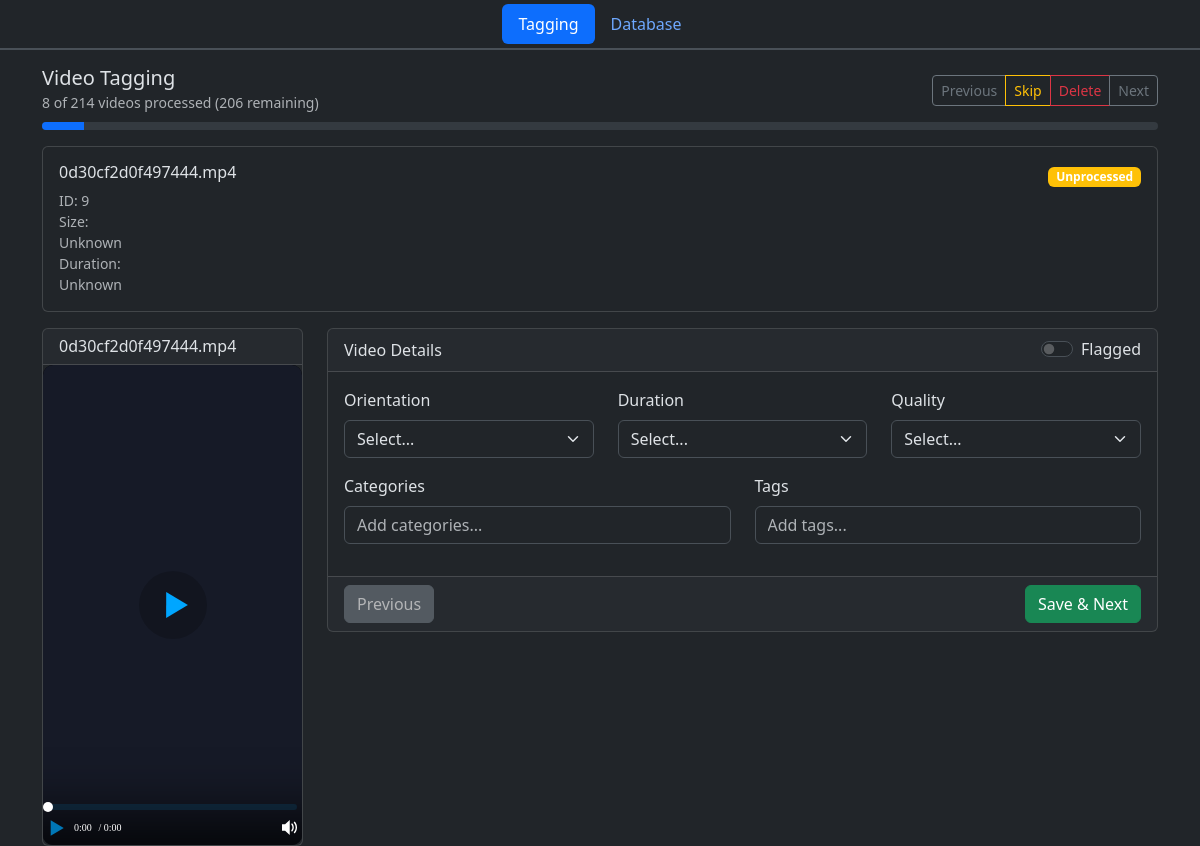
/?video=9, run on the app's committed database.
### tables this page shows
CREATE TABLE videos (
            id INTEGER PRIMARY KEY,
            file_name TEXT UNIQUE,
            file_path TEXT,
            duration INTEGER,
            width INTEGER,
            height INTEGER,
            orientation TEXT,
            quality TEXT,
            is_processed INTEGER DEFAULT 0,
            flagged INTEGER DEFAULT 0,
            created_at DATETIME DEFAULT CURRENT_TIMESTAMP
        );

### includes/helpers.php (called while the page is built, shortened)
<?php
function getVideoMetadata($videoPath) {
    $metadata = [
        'duration' => 0,
        'width' => 0,
        'height' => 0,
        'size' => 0,
        'orientation' => 'unknown'
    ];
    if (!file_exists($videoPath)) {
        return $metadata;
    }
    return $metadata;
}
function formatDuration($seconds) {
    if ($seconds <= 0) return 'Unknown';
}
function formatFileSize($bytes) {
    if ($bytes <= 0) return 'Unknown';
    $units = ['B', 'KB', 'MB', 'GB', 'TB'];
    $bytes = max($bytes, 0);
    $pow = floor(($bytes ? log($bytes) : 0) / log(1024));
    $pow = min($pow, count($units) - 1);
    $bytes /= pow(1024, $pow);
    return round($bytes, 2) . ' ' . $units[$pow];
}
?>

### index.php (the view, shortened to what this page needs)
<?php
require_once 'config.php';
$videoId = isset($_GET['video']) ? intval($_GET['video']) : 0;
if ($videoId > 0) {
    $stmt = $db->prepare('SELECT * FROM videos WHERE id = ?');
    $stmt->bindValue(1, $videoId, SQLITE3_INTEGER);
    $result = $stmt->execute();
    $currentVideo = $result ? $result->fetchArray(SQLITE3_ASSOC) : null;
}
$prevVideo = null;
$nextVideo = null;
if ($currentVideo) {
    $stmt = $db->prepare('SELECT * FROM videos WHERE id < ? ORDER BY id DESC LIMIT 1');
    $stmt->bindValue(1, $currentVideo['id'], SQLITE3_INTEGER);
    $result = $stmt->execute();
    $prevVideo = $result ? $result->fetchArray(SQLITE3_ASSOC) : null;
    $stmt = $db->prepare('SELECT * FROM videos WHERE id > ? AND is_processed = 0 ORDER BY id ASC LIMIT 1');
    $stmt->bindValue(1, $currentVideo['id'], SQLITE3_INTEGER);
    $result = $stmt->execute();
    $nextVideo = $result ? $result->fetchArray(SQLITE3_ASSOC) : null;
}
$videoMetadata = [];
if ($currentVideo) {
    $videoMetadata = getVideoMetadata($currentVideo['file_path']);
}
$totalVideos = $db->querySingle('SELECT COUNT(*) FROM videos');
$processedVideos = $db->querySingle('SELECT COUNT(*) FROM videos WHERE is_processed = 1');
$remainingVideos = $totalVideos - $processedVideos;
$progressPercent = $totalVideos > 0 ? ($processedVideos / $totalVideos * 100) : 0;
?>
<!DOCTYPE html>
<html lang="en">
<head>
    <link href="https://cdn.jsdelivr.net/npm/bootstrap@5.3.8/dist/css/bootstrap.min.css" rel="stylesheet">
    <link href="https://cdn.jsdelivr.net/npm/@yaireo/tagify/dist/tagify.css" rel="stylesheet" type="text/css" />
</head>
<body data-bs-theme="dark">
    <div class="container-fluid border-bottom border-2 p-1 m-0">
        <ul class="nav nav-pills justify-content-center">
            <li class="nav-item">
                <a class="nav-link <?php echo basename($_SERVER['PHP_SELF']) === 'index.php' ? 'active' : ''; ?>" href="index.php">
                    <i class="fa-solid fa-video"></i> Tagging
                </a>
            </li>
            <li class="nav-item">
                <a class="nav-link <?php echo basename($_SERVER['PHP_SELF']) === 'database.php' ? 'active' : ''; ?>" href="database.php">
                    <i class="fa-solid fa-database"></i> Database
                </a>
            </li>
        </ul>
    </div>
    <main class="container mt-3">
        <?php if ($currentVideo): ?>
                <div class="row mb-3">
                    <div class="col-12">
                        <div class="d-flex justify-content-between align-items-center mb-2">
                            <div>
                                <h5 class="mb-0">Video Tagging</h5>
                                <small class="text-muted">
                                    <?php echo "$processedVideos of $totalVideos videos processed"; ?>
                                    <?php if ($remainingVideos > 0): ?>
                                        (<?php echo $remainingVideos; ?> remaining)
                                    <?php endif; ?>
                                </small>
                            </div>
                            <div class="btn-group">
                            <?php if ($prevVideo): ?>
                                <a href="?video=<?php echo $prevVideo['id']; ?>" class="btn btn-outline-secondary btn-sm">
                                    <i class="fa-solid fa-arrow-left"></i> Previous
                                </a>
                            <?php endif; ?>
                            <button class="btn btn-outline-warning btn-sm" id="skip-btn">
                                <i class="fa-solid fa-forward"></i> Skip
                            </button>
                            <?php if ($currentVideo): ?>
                                <button class="btn btn-outline-danger btn-sm" id="delete-btn">
                                    <i class="fa-solid fa-trash"></i> Delete
                                </button>
                            <?php endif; ?>
                            <?php if ($nextVideo): ?>
                                <a href="?video=<?php echo $nextVideo['id']; ?>" class="btn btn-outline-secondary btn-sm">
                                    Next <i class="fa-solid fa-arrow-right"></i>
                                </a>
                            <?php endif; ?>
                        </div>
                        </div>
                        <div class="progress" style="height: 8px;">
                            <div class="progress-bar" role="progressbar"
                                style="width: <?php echo $progressPercent; ?>%">
                            </div>
                        </div>
                    </div>
                </div>
                <?php if ($currentVideo): ?>
                <div class="row mb-3">
                    <div class="col-12">
                        <div class="card">
                            <div class="card-body">
                                <div class="d-flex justify-content-between align-items-start">
                                    <div>
                                        <h6 class="mb-1">
                                            <?php echo htmlspecialchars($currentVideo['file_name'], ENT_QUOTES, 'UTF-8'); ?>
                                        </h6>
                                        <div class="row mt-2">
                                            <div class="col-md-6">
                                                <small class="text-muted">
                                                    <div><i class="fa-solid fa-hashtag"></i> ID: <?php echo $currentVideo['id']; ?></div>
                                                    <div><i class="fa-solid fa-weight-scale"></i> Size: <?php echo formatFileSize($videoMetadata['size'] ?? 0); ?></div>
                                                    <div><i class="fa-solid fa-clock"></i> Duration: <?php echo formatDuration($videoMetadata['duration'] ?? 0); ?></div>
                                                </small>
                                            </div>
                                            <div class="col-md-6">
                                            </div>
                                        </div>
                                    </div>
                                    <div>
                                        <?php if ($currentVideo['is_processed']): ?>
                                            <span class="badge bg-success">Processed</span>
                                        <?php else: ?>
                                            <span class="badge bg-warning">Unprocessed</span>
                                        <?php endif; ?>
                                    </div>
                                </div>
                            </div>
                        </div>
                    </div>
                </div>
                <?php endif; ?>
            <div class="row">
                <div class="col-md-3">
                    <div class="card">
                        <div class="card-header">
                            <h6 class="mb-0">
                                <?php echo htmlspecialchars($currentVideo['file_name'], ENT_QUOTES, 'UTF-8'); ?>
                            </h6>
                        </div>
                        <div class="card-body p-0">
                            <div id="video-player">
                            </div>
                        </div>
                    </div>
                </div>
                <div class="col-md-9">
                    <div class="card">
                        <div class="card-header d-flex justify-content-between align-items-center">
                            <span>Video Details</span>
                            <div class="form-check form-switch">
                                <input class="form-check-input" type="checkbox" id="flagged-switch">
                                <label class="form-check-label" for="flagged-switch">
                                    <i class="fa-solid fa-flag"></i> Flagged
                                </label>
                            </div>
                        </div>
                        <div class="card-body">
                            <div class="row mb-3">
                                <div class="col-md-4">
                                    <label class="form-label">
                                        <i class="fa-solid fa-rotate"></i> Orientation
                                    </label>
                                    <select class="form-select" id="video-orientation">
                                        <option value="">Select...</option>
                                    </select>
                                </div>
                                <div class="col-md-4">
                                    <label class="form-label">
                                        <i class="fa-solid fa-clock"></i> Duration
                                    </label>
                                    <select class="form-select" id="video-duration">
                                        <option value="">Select...</option>
                                    </select>
                                </div>
                                <div class="col-md-4">
                                    <label class="form-label">
                                        <i class="fa-solid fa-high-definition"></i> Quality
                                    </label>
                                    <select class="form-select" id="video-quality">
                                        <option value="">Select...</option>
                                    </select>
                                </div>
                            </div>
                            <div class="row">
                                <div class="col-md-6 mb-3">
                                    <label class="form-label">
                                        <i class="fa-solid fa-list"></i> Categories
                                    </label>
                                    <input id="category-input" class="form-control" placeholder="Add categories..."/>
                                </div>
                                <div class="col-md-6 mb-3">
                                    <label class="form-label">
                                        <i class="fa-solid fa-tags"></i> Tags
                                    </label>
                                    <input id="tags-input" class="form-control" placeholder="Add tags..."/>
                                </div>
                            </div>
                        </div>
                        <div class="card-footer">
                            <div class="d-flex justify-content-between">
                                <button class="btn btn-secondary" id="prev-btn" disabled>
                                    <i class="fa-solid fa-arrow-left"></i> Previous
                                </button>
                                <div>
                                    <button class="btn btn-success" id="save-btn">
                                        <i class="fa-solid fa-save"></i> Save & Next
                                    </button>
                                </div>
                            </div>
                        </div>
                    </div>
                </div>
            </div>
        <?php endif; ?>
    </main>
</body>
</html>

### index.php (style rules this page uses)
#video-player { width: 100%; height: auto; background: #000; display: flex; align-items: center; justify-content: center; color: #fff; }

### data on the page
videos: file_name "0d30cf2d0f497444.mp4", id "9", file_path "Unknown"

### other printed values
$processedVideos "8"
$totalVideos "214"
$remainingVideos "206"
